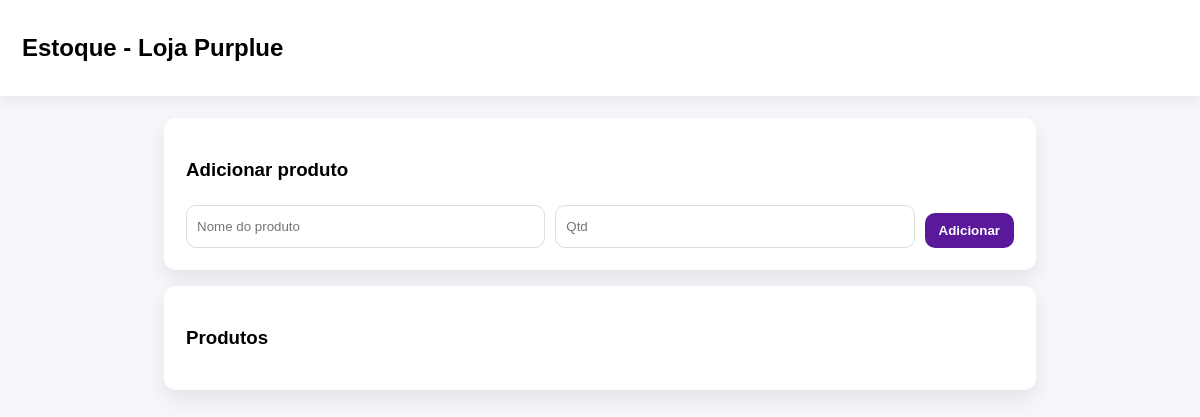
Before: / with the older database file.
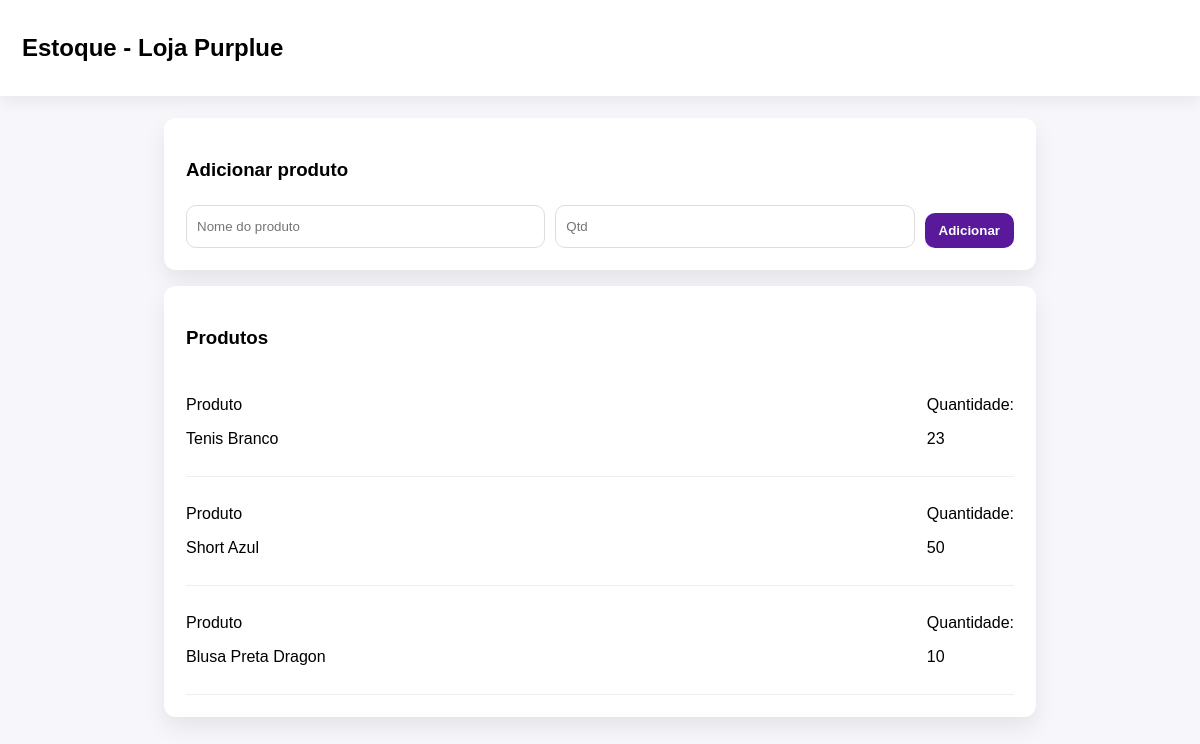
After: the same page with the newer database file.
### tables this page shows
CREATE TABLE products (
            id INTEGER PRIMARY KEY AUTOINCREMENT,
            name TEXT NOT NULL,
            quantity INTEGER NOT NULL DEFAULT 0
        );

### app.py (the view)
@app.route("/")
def home():
    con = get_db()
    cur = con.cursor()
    cur.execute("SELECT name, quantity FROM products ORDER BY id DESC")
    products = cur.fetchall()
    con.close()
    return render_template("dashboard.html", products=products)

### app.py (called while the page is built)
def get_db():
    os.makedirs("data", exist_ok=True)
    conn = sqlite3.connect(DB_PATH)
    conn.row_factory = sqlite3.Row
    return conn

### templates/dashboard.html (shortened to what this page needs)
<!DOCTYPE html>
<html lang="pt-br">
<head>
  <link rel="stylesheet" href="/static/style.css">
</head>
<body>
  <header class="topbar">
    <h2>Estoque - Loja Purplue</h2>
  </header>
  <main class="container">
    <section class="card">
      <h3>Adicionar produto</h3>
      <form method="post" action="/add" class="row">
        <input name="name" placeholder="Nome do produto" required>
        <input name="qty" type="number" placeholder="Qtd" required>
        <button>Adicionar</button>
      </form>
    </section>
    <section class="card">
      <h3>Produtos</h3>
      <ul class="list">
         {% for p in products %}
          <li class="item">
            <div>
              <p>Produto</p>
              <p>{{ p["name"] }}</p>
            </div>
            <div>
                <p>Quantidade:</p>
                <p">{{ p["quantity"] }}</p>
            </div>
          </li>
        {% endfor %}
      </ul>
    </section>
  </main>
</body>
</html>

### static/style.css (style rules this page uses)
* { box-sizing: border-box; font-family: Arial, sans-serif; }
body { margin: 0; background: #f6f6fb; }
.card { max-width: 520px; margin: 60px auto; background: white; padding: 22px; border-radius: 12px; box-shadow: 0 10px 22px rgba(0,0,0,.08); }
input { width:100%; padding:10px; border:1px solid #ddd; border-radius:10px; margin-top:6px; }
button { margin-top: 14px; padding: 10px 14px; border: 0; border-radius: 10px; cursor: pointer; background: #5a189a; color: white; font-weight: 700; }
.topbar { display:flex; justify-content: space-between; align-items: center; padding: 14px 22px; background: white; box-shadow: 0 6px 14px rgba(0,0,0,.06); }
.container { max-width: 900px; margin: 22px auto; padding: 0 14px; }
.container .card { max-width: none; margin: 16px 0; }
.row { display:flex; gap: 10px; flex-wrap: wrap; }
.row input { flex: 1; min-width: 180px; }
.list { list-style: none; padding: 0; margin: 0; }
.item { display:flex; justify-content: space-between; align-items:center; padding: 12px 0; border-bottom: 1px solid #eee; }

Changed rows visible on the page:
added products: name "Tenis Branco", quantity "23"
added products: name "Short Azul", quantity "50"
added products: name "Blusa Preta Dragon", quantity "10"
